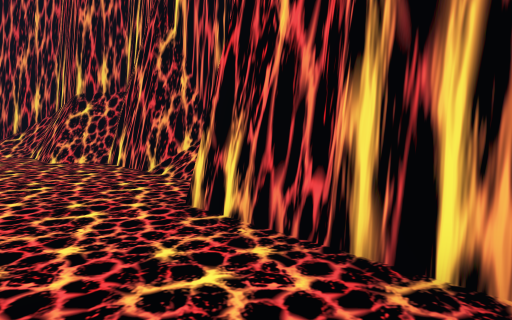
View 1 (above)

20 first-person views from a walk through a Unity game level. The camera is 1.3 m above the floor, tilts 6° down and sees 75° across. The floor is counted in squares, 1 m on a side. Each view is taken from the middle of a square. On the plan, view 1 faces up. The plan holds only what a view shows up to about 14 squares ahead; the rest is blank. The place goes on beyond the plan. The player character is not drawn.

View 2
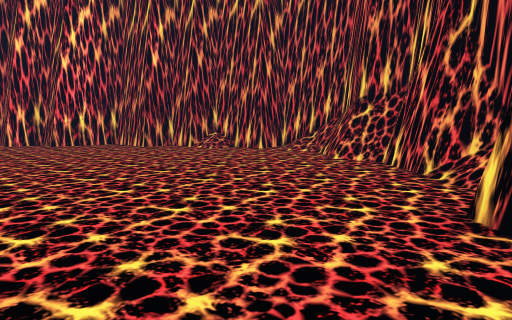

View 3
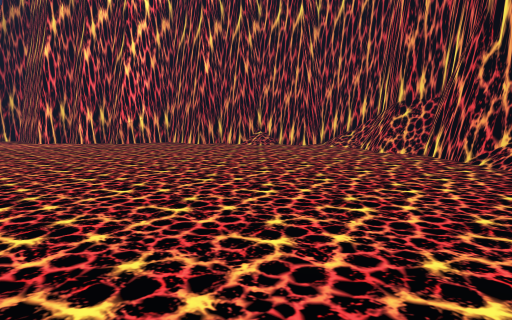

View 4
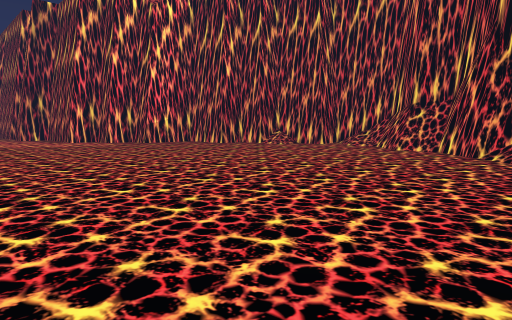

View 5
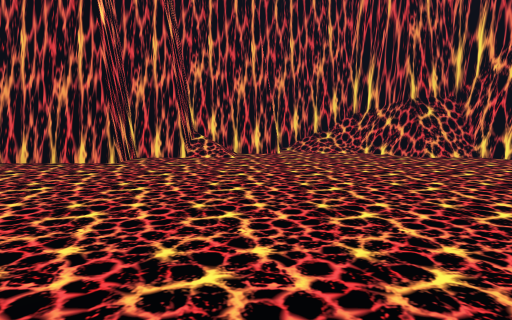

View 6
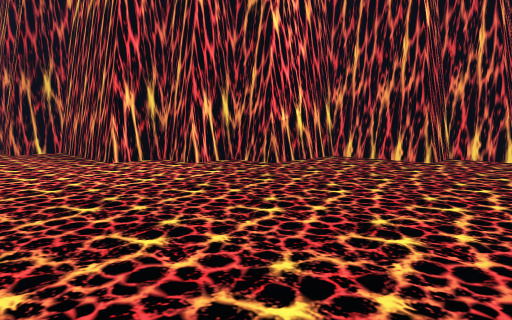

View 7
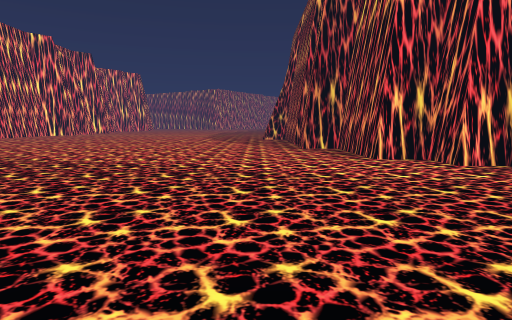

View 8
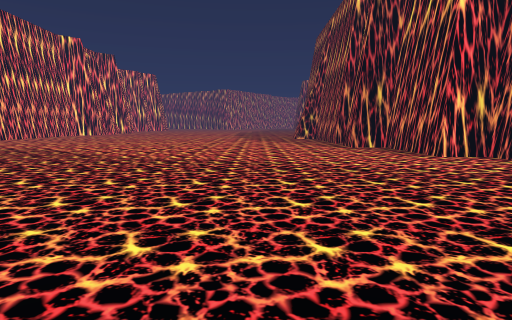

View 9
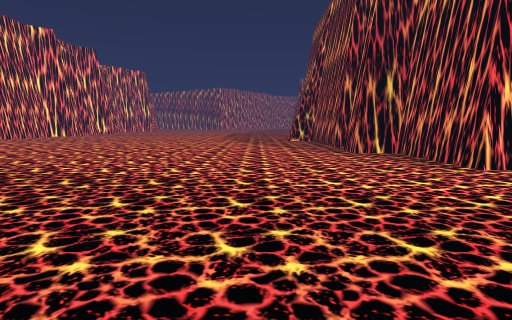

View 10
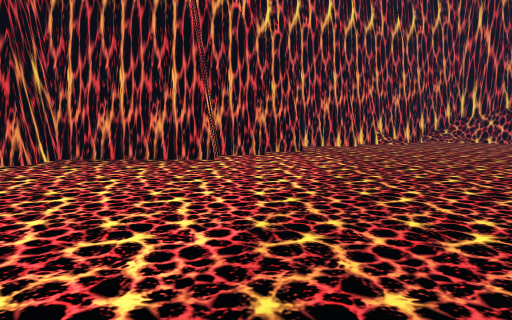

View 11
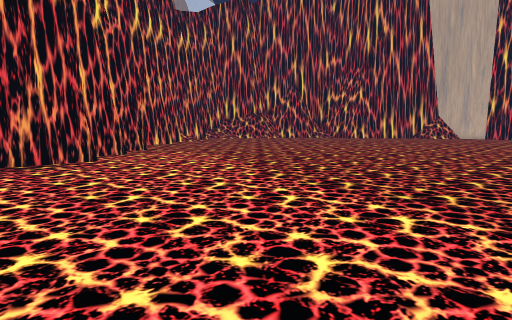

View 12
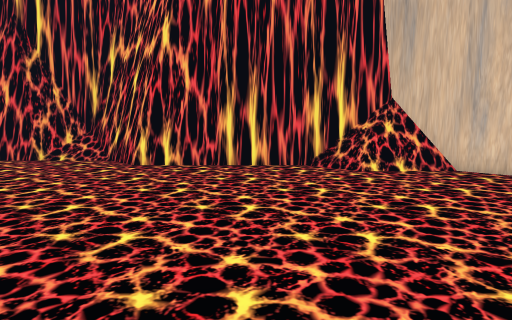

View 13
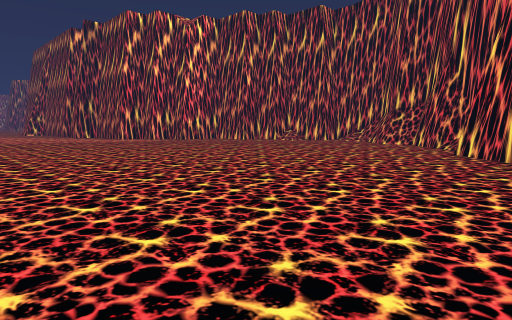

View 14
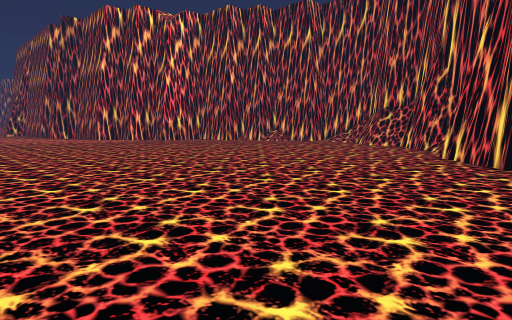

View 15
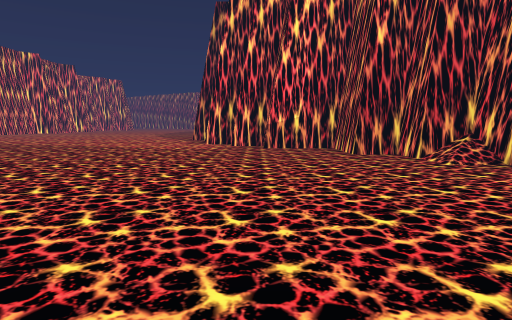

View 16
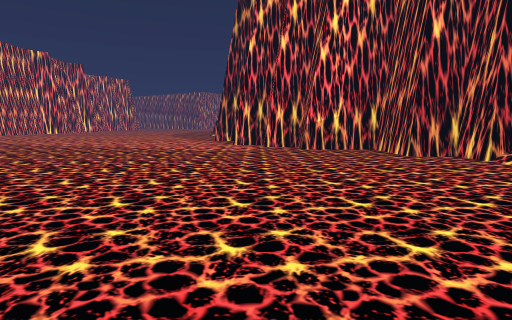

View 17
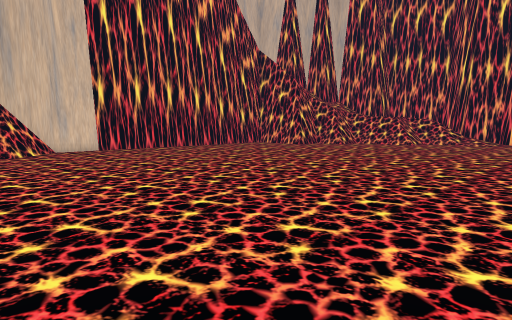

View 18
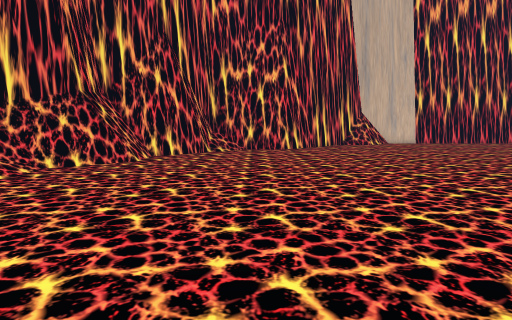

View 19
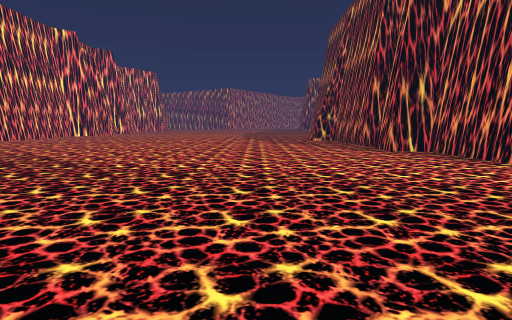

View 20
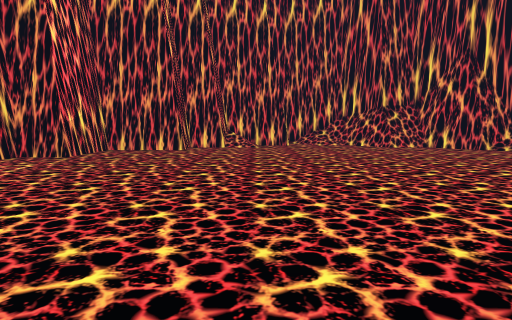

### Floor plan
Points are (right, up) in squares from view 1. A wall is a line through its corners. A room is listed if a view was taken in it or the views show most of it. See-through windows are left out.
Room 1 (views 1, 2, 3, 4, 5, 6, 7, 8, 9, 10, 11, 12, 13, 14, 15, 16, 17, 18, 19, 20)
walls: (1, 3.3) (0.7, 4) (-0.8, 5.4) (-0.8, 7.4); (3.6, -0.4) (3.6, 0.6); (3.8, -0.3) (3.8, 0.5); (3.4, 1) (-1, 5.4) (-1, 7.4); (4.6, -1.4) (3.9, -0.7); (4.5, -1.1) (3.9, -0.5); (3.9, 0.4) (3.5, 0.9); (4.5, -0.7) (4.2, -0.4); (-0.8, 7.3) (-1.2, 9.5) (-1.7, 9.8) (-2.2, 9.9); (-0.7, 7.7) (-0.9, 9); (-16.8, 12.5) (-16.9, 11.5) (-18.9, 11.5) (-18.9, 9.5) (-22.8, 9.5) (-22.8, 5.6) (-24.8, 5.6) (-24.8, 3.7) (-26.7, 3.7) (-26.7, 1.7) (-31.5, 1.7); (-3.1, 9.6) (-4.9, 11.3); (-17.1, 12.6) (-17.1, 12.1); (-6.8, 11.7) (-7.7, 12.6); (-4.5, 11.2) (-5, 12.2) (-7.1, 12.2) (-7.4, 12.6); (-0.8, 8.9) (-1, 9.5) (-3.1, 9.9) (-4.8, 11.5); (-5, 12) (-7.1, 12); (-5.1, 12.4) (-7, 12.5)
low walls: (3, -0.3) (3, 1.4); (4.2, -1.6) (3.1, -0.5) (3.1, 1.1); (4.5, -1.5) (3.4, -0.4) (3.4, 1); (-7.1, 11.7) (-7.9, 12.5); (-2.3, 9.5) (-3.1, 9.6); (-4.9, 11.3) (-5, 11.7) (-6.8, 11.7); (-4.8, 11.5) (-7.2, 11.5) (-8.2, 12.5)

Where each view was taken, in squares from view 1:
view 1: 0 up, 0 right, facing up
view 2: 0 up, 0 right, facing up-left
view 3: 4 down, 0 right, facing up-left
view 4: 6 down, 0 right, facing up-left
view 5: 2 down, 14 left, facing up
view 6: 3 down, 15 left, facing up-left
view 7: 3 down, 14 left, facing left
view 8: 6 down, 13 left, facing left
view 9: 5 down, 17 left, facing left
view 10: 11 down, 25 left, facing up
view 11: 11 down, 31 left, facing up-right
view 12: 5 down, 6 left, facing up-right
view 13: 11 down, 3 right, facing up-left
view 14: 9 down, 3 right, facing up-left
view 15: 5 up, 4 left, facing left
view 16: 3 up, 5 left, facing left
view 17: 2 up, 13 left, facing down-right
view 18: 7 up, 19 left, facing right
view 19: 7 down, 16 left, facing left
view 20: 8 down, 15 left, facing up
